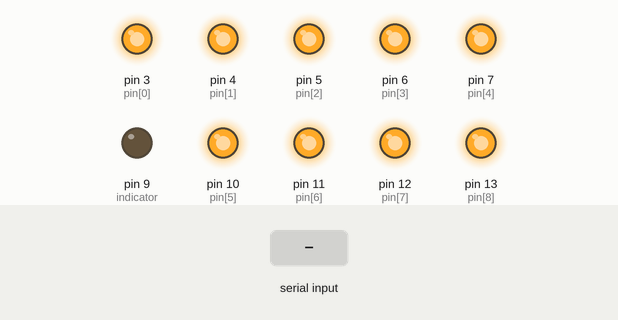
Simulated run of this sketch. Board: Arduino Uno, built with avr-gcc and run on an emulated ATmega328P. Shown: output pins drawn as LEDs (lit = HIGH). Inputs (shaded band) come from the test bench. What the sketch prints to the serial monitor is not drawn.

Above: at 1.2 s.
1.3 s: "90,45\n" received over Serial
4.3 s: "30,150\n" received over Serial
7.3 s: "90,45,200\n" received over Serial
8.8 s: "30,150,10\n" received over Serial
At 9.5 s:
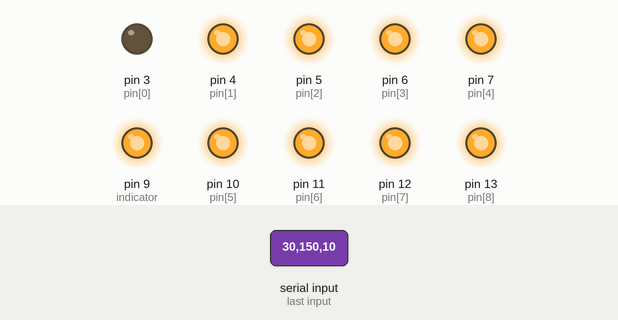
10.3 s: "1,90\n" received over Serial
At 13.1 s:
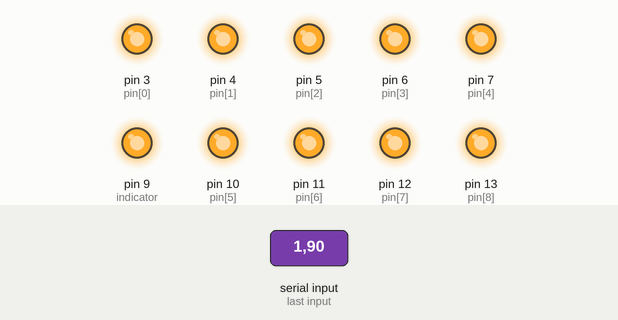
13.3 s: "1,90,45\n" received over Serial
At 14.1 s:
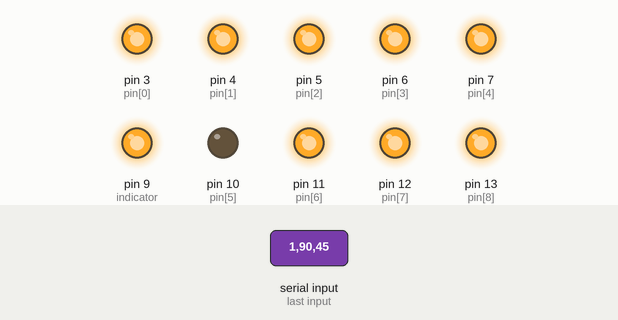
Timing chart, 0 to 17.8 s (numbered marks = the images above; inputs shaded):
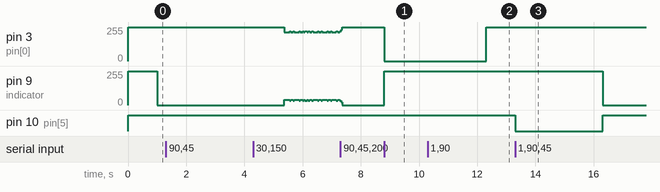

Measured:
- after the input at 8.8 s, pin 3 (pin[0]): 255/255 → 0/255 at once; pin 9 (indicator): 0/255 → 255/255 at once
- after the input at 10.3 s, pin 3 (pin[0]): 0/255 → 255/255 after 2.0 s
- after the input at 13.3 s, pin 9 (indicator): 255/255 → 0/255 after 3.0 s; pin 10 (pin[5]): HIGH → LOW at once, → HIGH 3.0 s later

The sketch:

FlashingLightsSerialEditSingleWells.ino
```cpp
/* Write an array of firing frequencies and pulse widths and change them with a computer

 For the below code, the following convention is used:
 Frequencies are in Hz
 Pulse widths are in milliseconds

 The LED array is indexed as follows:
 -----------------
||  1     2    3  ||
||                ||
||  4     5    6  ||
||                ||
||  7     8    9  ||
||----------------||


 NOTE: The Buckpuck interpets a high control voltage as
 off and a low control voltage as on. It's stupid, but it
 probably made life easier for the guy who designed it. Oh
 well. Anyways, that explains why the digital write commands
 seem backwards.

 Stephen Thornquist March 22, 2015
 */

 // indicator is the pin corresponding to the indicator LED
const int indicator = 9;
const int numPins = 9;

// This line is to map the schematized well number above onto the right entry in the pin array
// wellMap's nth entry is the index of Well #n in the array pin. It basically
// exists to make up for my sloppy wiring job. When I make a PCB I can fix this
// to make it better.

int wellMap[numPins+1] = {9,5,4,7,6,3,8,2,1,0};
int pin[numPins] = {3,4,5,6,7,10,11,12,13};
// Timescale says how many of our selected timescale are in a second
// so if we use microseconds, we should switch this to 1000000
const int timescale = 1000;
// startTime is how long until it should start
unsigned long startTime = 00000;
// duration is how long the Arduino should run its protocol.
unsigned long duration = 12000000; // 200 minutes
// endOfDays is when the protocol should end
unsigned long endOfDays = startTime + duration;
// Array of frequencies desired (in Hz)
// To tell a controller to be constantly off, input 0 for frequency
double freq[numPins] = {0,0,0,0,0,0,0,0,0};
// Array of pulse widths desired (in milliseconds)
// You don't need to worry about pulse width for constant
// LEDs.
double pulseWidth[numPins] = {90,80,70,60,50,40,30,20,10};

unsigned long lastOn[numPins]={ 0, 0, 0, 0, 0, 0, 0, 0, 0 };

// flipTime tells you how long to run a pulse pattern before switching
// to its inverse (in milliseconds).
unsigned long flipTime = 300000;
// the int flip keeps track of whether or not the state is flipped
int flipBit = 0;
int hasStarted = 0;
unsigned long blockOn = 0;
/* Load setup and initialize every pin as an output.
   Further, if the pin is set to be constant, initialize that.
*/
void setup() {
  Serial.begin(9600);
  for(int k = 0; k < numPins; k++){
    pinMode(pin[k],OUTPUT);
    digitalWrite(pin[k],HIGH);
  }
    blockOn = 0;
    hasStarted = 0;
    pinMode(indicator,OUTPUT);
    Serial.write("Arduino on");
    /* digitalWrite(indicator,HIGH);
    delay(1000);
    digitalWrite(indicator,LOW);
    hasStarted = 1; */
}

// Run this loop ad electrical nauseum
void loop() {
  unsigned long currentTime = millis();
  // Check to see if it's time to start or not and then turn on the light
  if((currentTime > startTime) && hasStarted == 0) {
    digitalWrite(indicator,HIGH);
    delay(1000);
    digitalWrite(indicator,LOW);
    hasStarted = 1;
    Serial.write("Starting expt!");
  }

  if(currentTime > startTime && currentTime<endOfDays ) {
    // Step through each pin, indexed from 0
    for(int pinScan = 0; pinScan < numPins; pinScan++){
      // See if this pin is supposed to be constantly on
      if(freq[pinScan]!=0) {
        // Now make sure the pin is supposed to be on (not yet implemented, was buggy)
          // If it has been the pulse width since the last time the LED
          // was turned on, turn it off.
          if((currentTime-lastOn[pinScan]) > pulseWidth[pinScan]) {
            if(pinScan == 0) {
              digitalWrite(indicator,LOW);
            }
            digitalWrite(pin[pinScan], HIGH);
          }

          // If it's been timescale/frequency units of time since the LED
          // was last turned on, turn it on again. Then annotate
          // having done so by updating the lastOn array.
          if((double(currentTime - lastOn[pinScan])*freq[pinScan])>=timescale){
            if(pinScan == 0) {
              digitalWrite(indicator,HIGH);
            }
            digitalWrite(pin[pinScan], LOW);
            lastOn[pinScan] = currentTime;
          }
      }
      else {
        digitalWrite(pin[pinScan],HIGH);
      }
    }
  }
  if(currentTime > endOfDays) {
    digitalWrite(indicator, LOW);
    for(int pinScan = 0; pinScan < numPins; pinScan++) {
      digitalWrite(pin[pinScan], HIGH);
    }
  }
}


// For when something gets written to serial port
void serialEvent() {
  /* Old code for only adjusting one parameter at a time
  char editType = Serial.peek();
  if(editType == 'f') {
    Serial.println(editType);
    double inFloat = Serial.parseFloat();
    for(int i = 0; i < numPins; i++) {
      freq[i] = inFloat;
    }
    Serial.println(freq[0]);
  }
  if(editType == 'p') {
    Serial.println(editType);
    double inFloat = Serial.parseFloat();
    for(int i = 0; i < numPins; i++) {
      pulseWidth[i] = inFloat;
    }
    Serial.println(pulseWidth[0]);
  }
    Serial.read();
    */
  int inWell = Serial.parseInt();
  float inFreq = Serial.parseFloat();
  int inPW = Serial.parseInt();
  // Translate the well request into which pin to modify
  int pinInd = wellMap[inWell];
  freq[pinInd] = inFreq;
  pulseWidth[pinInd] = inPW;
}
```
